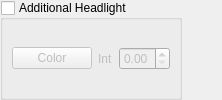
    <widget class="QWidget" name="widget" native="true">
     <layout class="QHBoxLayout" name="horizontalLayout">
      <property name="margin">
       <number>0</number>
      </property>
      <item>
       <widget class="QGroupBox" name="Light">
        <property name="sizePolicy">
         <sizepolicy hsizetype="Preferred" vsizetype="Preferred">
          <horstretch>0</horstretch>
          <verstretch>0</verstretch>
         </sizepolicy>
        </property>
        <property name="minimumSize">
         <size>
          <width>0</width>
          <height>0</height>
         </size>
        </property>
        <property name="toolTip">
         <string>A headlight</string>
        </property>
        <property name="title">
         <string>Additional Headlight</string>
        </property>
        <property name="checkable">
         <bool>true</bool>
        </property>
        <property name="checked">
         <bool>false</bool>
        </property>
        <layout class="QHBoxLayout">
         <item>
          <widget class="pqColorChooserButton" name="LightColor">
           <property name="sizePolicy">
            <sizepolicy hsizetype="Preferred" vsizetype="Fixed">
             <horstretch>0</horstretch>
             <verstretch>0</verstretch>
            </sizepolicy>
           </property>
           <property name="toolTip">
            <string>Headlight color</string>
           </property>
           <property name="text">
            <string>Color</string>
           </property>
          </widget>
         </item>
         <item>
          <widget class="QLabel" name="label">
           <property name="text">
            <string>Int</string>
           </property>
          </widget>
         </item>
         <item>
          <widget class="QDoubleSpinBox" name="LightIntensity">
           <property name="toolTip">
            <string>Headlight intensity</string>
           </property>
           <property name="maximum">
            <double>1.000000000000000</double>
           </property>
           <property name="singleStep">
            <double>0.100000000000000</double>
           </property>
          </widget>
         </item>
        </layout>
       </widget>
      </item>
      <item>
       <spacer name="horizontalSpacer_3">
        <property name="orientation">
         <enum>Qt::Horizontal</enum>
        </property>
        <property name="sizeHint" stdset="0">
         <size>
          <width>40</width>
          <height>20</height>
         </size>
        </property>
       </spacer>
      </item>
     </layout>
    </widget>
